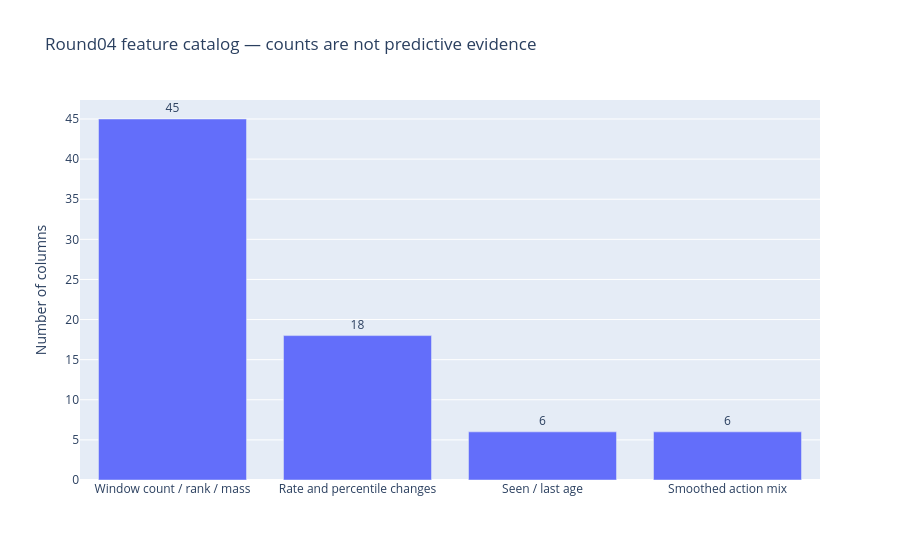

Here is the notebook cell this chart was saved with:
### Markdown cell above
## New representation: 75 demand columns
The winner reported ranked popularity over multiple windows and action ratios. Here the exact snapshot construction, 5,120-session exclusion, full-catalogue prior and 1/6/24/72/168-hour windows are explicitly tested hypotheses. Counts are events, not unique users or causal conversion rates.

### Code cell
fig=go.Figure(go.Bar(x=['Window count / rank / mass','Rate and percentile changes','Seen / last age','Smoothed action mix'],y=[45,18,6,6],text=[45,18,6,6],textposition='outside'))
fig.update_layout(title='Round04 feature catalog — counts are not predictive evidence',yaxis_title='Number of columns')
show(fig)

### Figure 1 — Plotly figure (JSON) as saved in the notebook; plotly's stock layout.template omitted (floating-point values rounded to 4 significant figures)
{"data": [{"text": ["45", "18", "6", "6"], "textposition": "outside", "type": "bar", "x": ["Window count / rank / mass", "Rate and percentile changes", "Seen / last age", "Smoothed action mix"], "y": [45, 18, 6, 6]}], "layout": {"title": {"text": "Round04 feature catalog — counts are not predictive evidence"}, "yaxis": {"title": {"text": "Number of columns"}}}}
